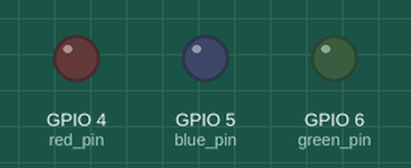
Simulated run of this program. Board: Raspberry Pi (BCM pin numbers). On the bench: output pins drawn as LEDs (lit = HIGH).

Above: at 0.5 s.
At 1.5 s:
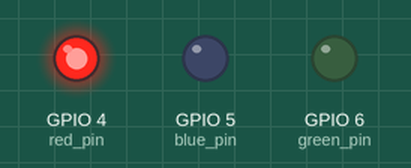
At 2.5 s:
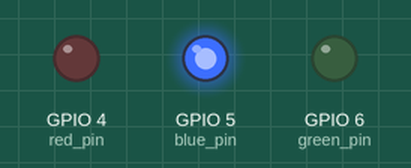
At 3.5 s:
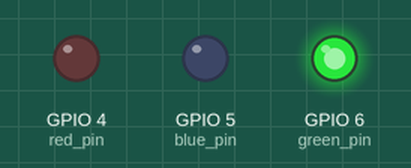
At 4.5 s:
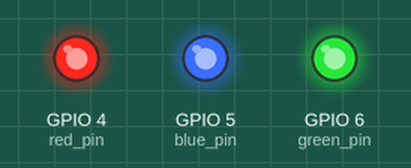
Timing chart, 0 to 6.5 s (numbered marks = the images above):
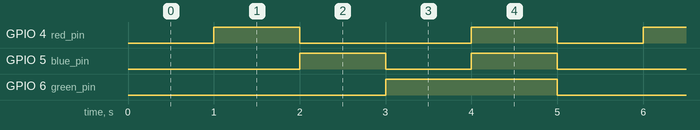

Measured:
- by itself, GPIO 4 (red_pin): repeats every 5.0 s: LOW 2.0 s, HIGH 1.0 s, LOW 1.0 s, HIGH 1.0 s
- by itself, GPIO 5 (blue_pin): repeats every 5.0 s: LOW 1.0 s, HIGH 1.0 s, LOW 2.0 s, HIGH 1.0 s
- by itself, GPIO 6 (green_pin): alternates HIGH for 2.0 s and LOW for 3.0 s

The program:

led_blink.py
```python
# led_blink.py
# Red led
import RPi.GPIO as GPIO
import time

red_pin = 4
blue_pin = 5
green_pin = 6

GPIO.setmode(GPIO.BCM) # GPIO.Board 도 있음
GPIO.setup(red_pin, GPIO.OUT) # 4번핀 출력
GPIO.setup(blue_pin, GPIO.OUT) # 5번핀 출력
GPIO.setup(green_pin, GPIO.OUT) # 6번핀 출력

try:
    while(True):
        GPIO.output(red_pin, False)
        GPIO.output(blue_pin, False)
        GPIO.output(green_pin, False)
        time.sleep(1) # 모두 꺼짐

        GPIO.output(red_pin, True)
        GPIO.output(blue_pin, False)
        GPIO.output(green_pin, False)
        time.sleep(1) # 빨강

        GPIO.output(red_pin, False)
        GPIO.output(blue_pin, True)
        GPIO.output(green_pin, False)
        time.sleep(1) # 파랑

        GPIO.output(red_pin, False)
        GPIO.output(blue_pin, False)
        GPIO.output(green_pin, True)
        time.sleep(1) # 초록

        GPIO.output(red_pin, True)
        GPIO.output(blue_pin, True)
        GPIO.output(green_pin, True)
        time.sleep(1) # 흰색
except KeyboardInterrupt:
    GPIO.cleanup()
```
